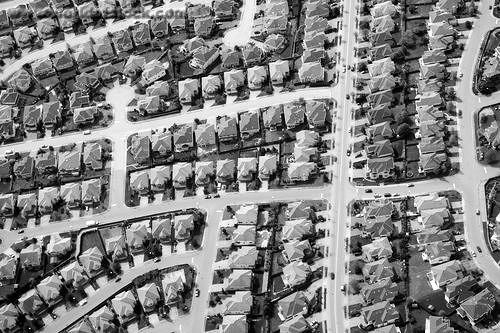
//> input picture Image1.pgm, 500 x 333 px
$ ./proj1 Image1.pgm   (built with g++ and OpenCV 4)
//> lines starting //> are read from the running program, lines starting //| are printed output that depends on the picture
#include "opencv2/imgproc/imgproc.hpp"
#include "opencv2/highgui/highgui.hpp"
#include <iostream>
#include <opencv2/opencv.hpp>
#include <math.h>

cv::Mat changeRedBlue(cv::Mat src_img);
cv::Mat im_chscaledepth(cv::Mat src_img, int depth, float scale);

int main(int argc, char const *argv[])
{
	//std::cout << "Debug";

	cv::Mat src_img;

	src_img = cv::imread(argv[1]);
//> src_img is the input picture: 333 rows x 500 cols, CV_8UC3; min 0, max 255, mean 130.2
	if (!src_img.data)
	{
		std::cout << "Could not open image." << std::endl;
		return -1;
	}
	cv::imshow("Source", src_img);
	cv::waitKey(10);
	//changeRedBlue(src_img);
	im_chscaledepth(src_img, 8, 0.5);

	printf("after func\n");

	return 0;
}

cv::Mat changeRedBlue(cv::Mat src_img){
	cv::Mat proc_img;

	proc_img = src_img;
	for (int i = 0; i < src_img.cols; ++i)
	{
	 	for (int j = 0; j < src_img.rows; ++j)
		{
			proc_img.at<cv::Vec3b>(j,i)[0] = src_img.at<cv::Vec3b>(j,i)[2];
			proc_img.at<cv::Vec3b>(j,i)[2] = src_img.at<cv::Vec3b>(j,i)[0];
		}
	 }
	cv::imshow("Red and Blue switching", proc_img);
	cv::waitKey();

	return proc_img;
}


cv::Mat im_chscaledepth(cv::Mat src_img, int depth, float scale){
//> called with depth = 8, scale = 0.5
	cv::Mat proc_img;
	int depth_range, n_levels;

	n_levels = pow(2,depth);
	depth_range = 256/n_levels;
	//std::cout << n_levels << std::endl;

	proc_img = src_img;

	for (int i = 0; i < src_img.cols; ++i)
	{
		for (int j = 0; j < src_img.rows; ++j)
		{
			for (int k = 0; k < 3; ++k)
			{
				int level;
				//std::cout << level << std::endl;
				level = proc_img.at<cv::Vec3b>(j,i)[k]/depth_range;
				proc_img.at<cv::Vec3b>(j,i)[k] = level*(255/(n_levels-1));
			}
		}
	}

	//cv::imshow("Brightness depth", proc_img);
	//cv::waitKey();

	int n_cols, n_rows, x, y, new_x, new_y;

	x = src_img.cols;
//> x = 500
	y = src_img.rows;
//> y = 333
	new_x = x*scale;
//> new_x = 250
	new_y = y*scale;
//> new_y = 166

	cv::Mat resized_cols = cv::Mat(y, new_x, CV_8UC(3));
	cv::Mat resized_img = cv::Mat(new_y, new_x, CV_8UC(3));

	for (int i = 0; i < src_img.cols; ++i)
	{
		for (int j = 0; j < src_img.rows; ++j)
		{
			for (int k = 0; k < 3; ++k)
			{
				int aux_i;
				aux_i = (int)(scale*i);
				if (aux_i < new_x)
					resized_cols.at<cv::Vec3b>(j,aux_i)[k] = src_img.at<cv::Vec3b>(j,i)[k];
			}
		}
	}
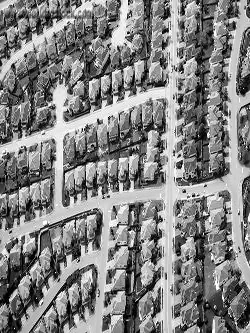
//> resized_cols: 333 rows x 250 cols, CV_8UC3; min 0, max 255, mean 130.1
	if (scale > 1)
	{
		for (int i = 0; i < resized_cols.cols; ++i)
		{
			for (int j = 0; j < resized_cols.rows; ++j)
			{
				for (int k = 0; k < 3; ++k)
				{
					if (resized_cols.at<cv::Vec3b>(j,i)[k] == 0)
					{
						resized_cols.at<cv::Vec3b>(j,i)[k] = resized_cols.at<cv::Vec3b>(j,i-1)[k];
					}
				}
			}
		}
	}

	for (int i = 0; i < resized_cols.rows; ++i)
	{
		for (int j = 0; j < resized_cols.cols; ++j)
		{
			for (int k = 0; k < 3; ++k)
			{
				int aux_i;
				aux_i = (int)(scale*i);
				if (aux_i < new_y)
					resized_img.at<cv::Vec3b>(aux_i,j)[k] = resized_cols.at<cv::Vec3b>(i,j)[k];
			}
		}
	}
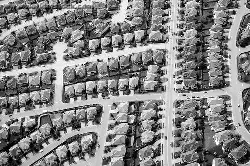
//> resized_img: 166 rows x 250 cols, CV_8UC3; min 0, max 255, mean 130.2

	if (scale > 1)
	{
		for (int i = 0; i < resized_img.rows; ++i)
		{

			for (int j = 0; j < resized_img.cols; ++j)
			{
				for (int k = 0; k < 3; ++k)
				{
					if (resized_img.at<cv::Vec3b>(i,j)[k] == 0)
					{
						resized_img.at<cv::Vec3b>(i,j)[k] = resized_img.at<cv::Vec3b>(i-1,j)[k];
					}
				}
			}
		}
	}
	cv::imshow("Res", resized_img);
	cv::waitKey();


	return resized_img;
}

$ run again, on moire.tif
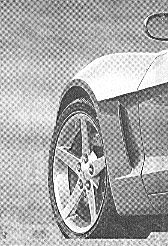
//> input picture moire.tif, 168 x 246 px
//> src_img is the input picture: 246 rows x 168 cols, CV_8UC3; min 0, max 255, mean 169.7
//> after the loop in im_chscaledepth, `for (int i = 0; i < src_img.cols; ++i)`:
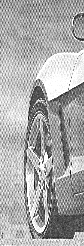
//> resized_cols: 246 rows x 84 cols, CV_8UC3; min 0, max 255, mean 169.8
//> after the loop in im_chscaledepth, `for (int i = 0; i < resized_cols.rows; ++i)`:
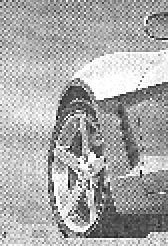
//> resized_img: 123 rows x 84 cols, CV_8UC3 (shown 2 times larger); min 0, max 255, mean 170
